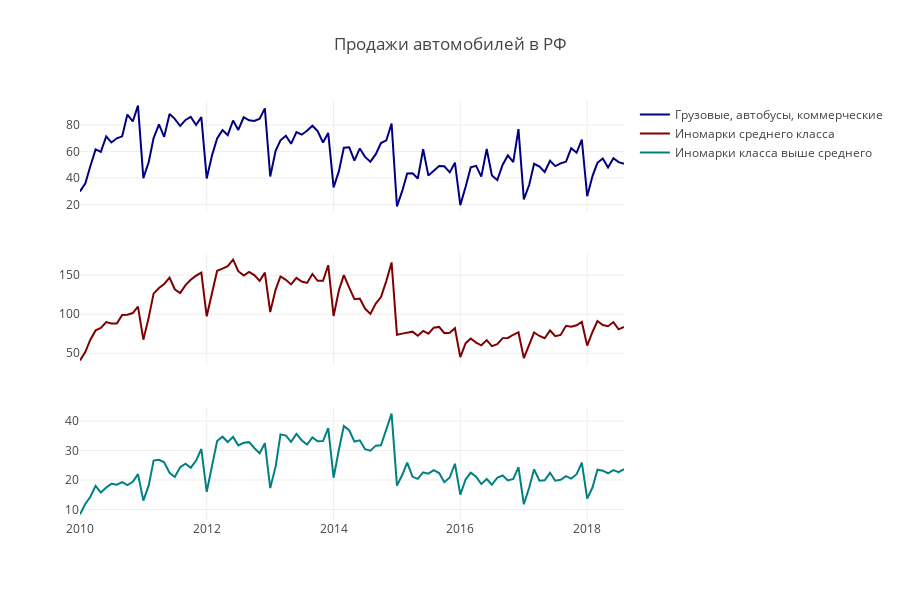

The code cell stored with this chart in its notebook:
### Code cell
def get_line(pdfScr, str_filter='', title='', color='', mltp=1e3, yaxis=1):
    pdf=pdfScr[pdfScr['type']==str_filter]

    if yaxis==2:
        return go.Scatter(x=pdf.index, y=pdf['Count']/mltp, 
              name=title, line=dict(color=(color)), yaxis='y2')
    return go.Scatter(x=pdf.index, y=pdf['Count']/mltp, 
              name=title, line=dict(color=(color)))

trace1=get_line(pdfType, str_filter='truck', title='Грузовые, автобусы, коммерческие', color='navy', mltp=1e2)
trace2=get_line(pdfType, str_filter='middle', title='Иномарки среднего класса', color='maroon')
trace3=get_line(pdfType, str_filter='rich', title='Иномарки класса выше среднего', color='teal')
trace4=get_line(pdfType, str_filter='china', title='Китайские', color='orange')
trace5=get_line(pdfType, str_filter='rus-ukr-uz', title='Россия-Украина-Узбекистан', color='darkgrey')

fig_sp=tools.make_subplots(rows=3, cols=1, shared_xaxes=True)
fig_sp.append_trace(trace1, 1, 1)
fig_sp.append_trace(trace2, 2, 1)
fig_sp.append_trace(trace3, 3, 1)

fig_sp['layout'].update(height=600, width=900, title='Продажи автомобилей в РФ')
#layout=dict(title='Продажи автомобилей по месяцам в РФ', 
#            xaxis=dict(title='Дата'), 
#            yaxis=dict(title='Количество, тыс. шт.'), 
#            yaxis2=dict(title='Количество, сотни шт.', side='right', overlaying='y')
#           )

#fig=dict(data=[trace1, trace2, trace3, trace4, trace5], layout=layout)

#offline.iplot(fig)
offline.iplot(fig_sp)
